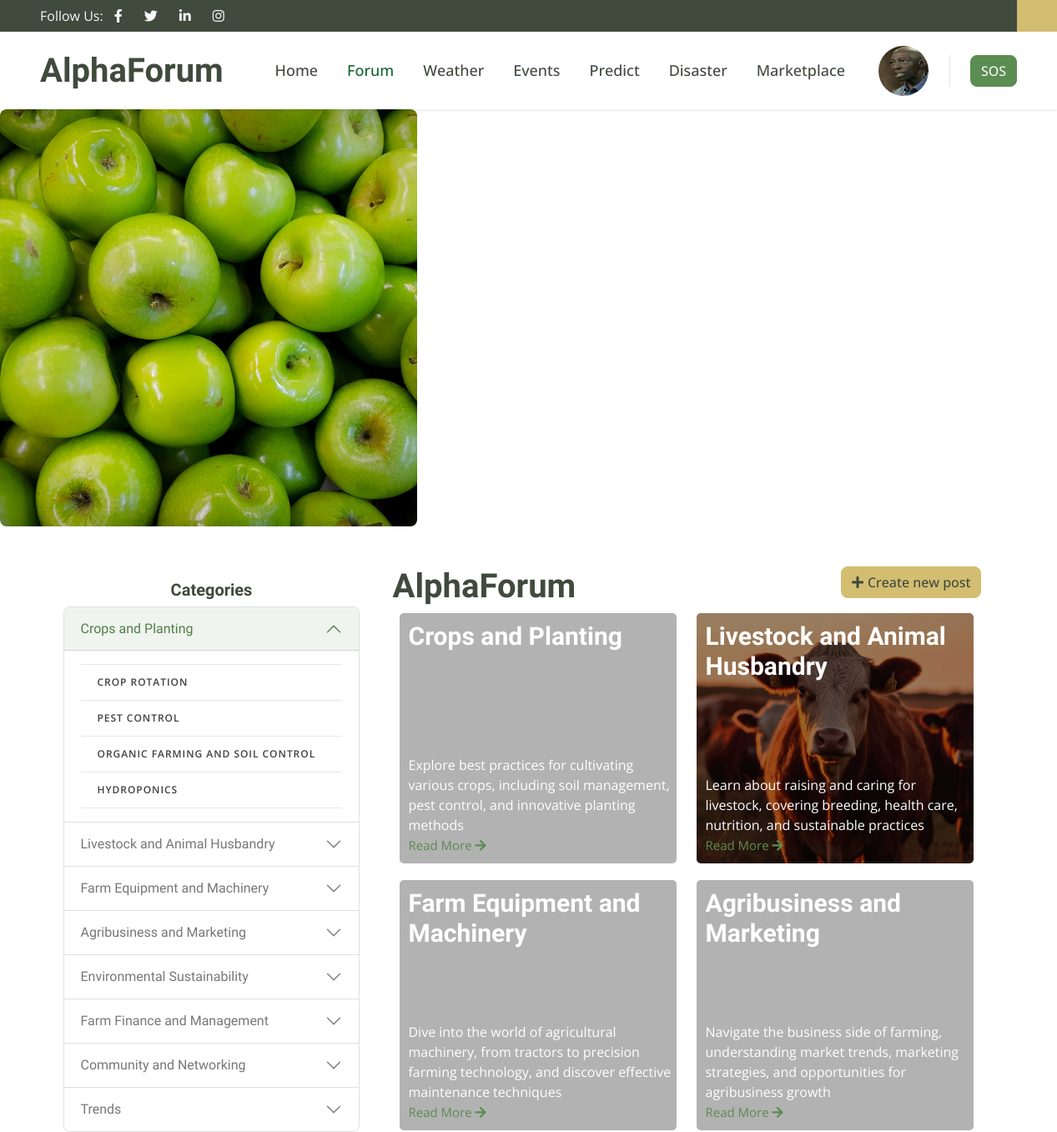
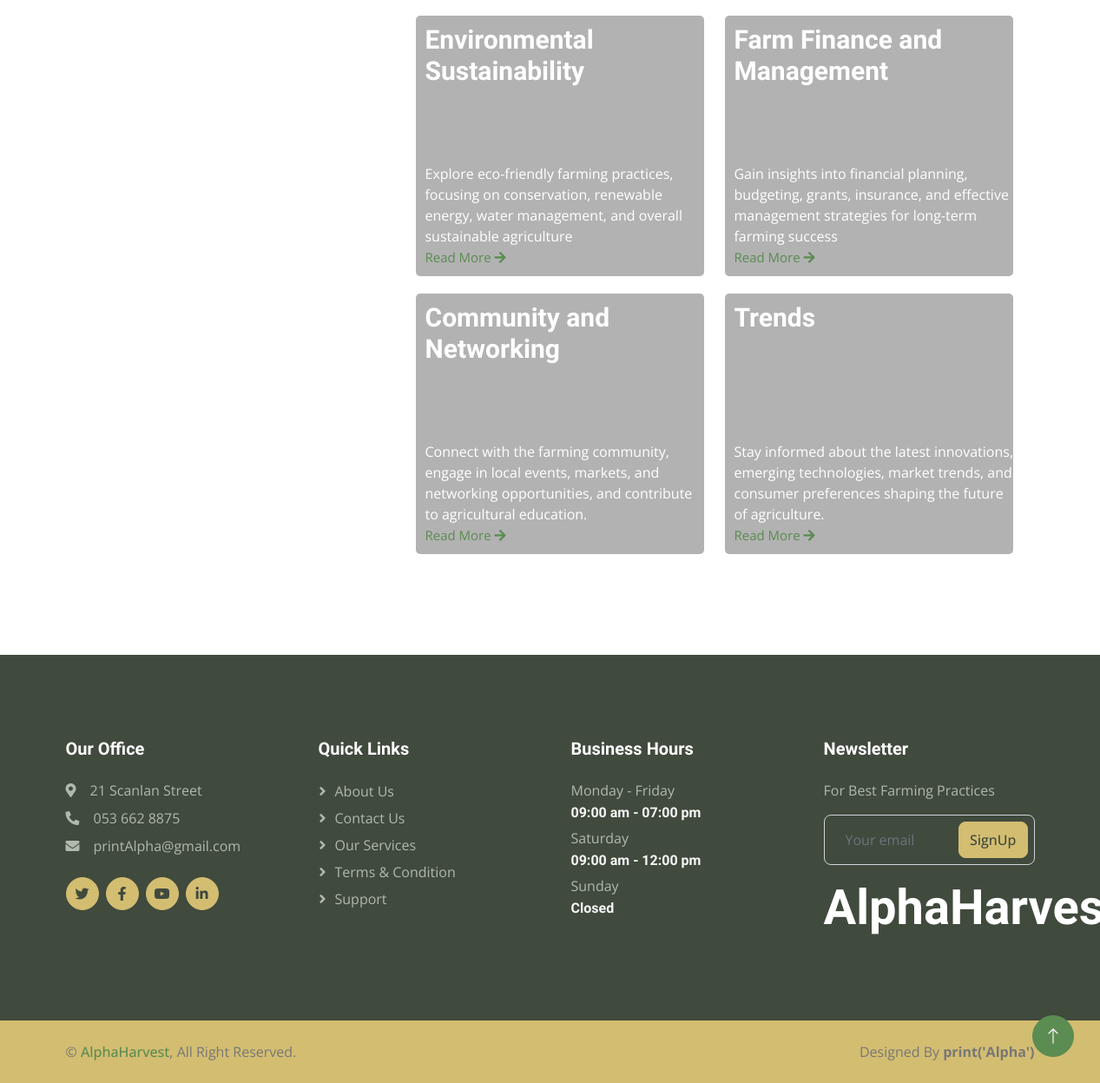
The page /forum/ (signed in) on the database its author committed (2 pictures, top to bottom).
### forum/models.py (models this page shows, shortened)
class Category(models.Model):
    name = models.CharField(max_length=255)
    description = models.TextField(max_length=255)
    image = models.ImageField(upload_to = 'forum/category_images', default='forum/category_images/default.jpg')
    class Meta:
        verbose_name = ('Category')
        verbose_name_plural = ('Categories')

class SubCategory(models.Model):
    category = models.ForeignKey(Category, on_delete=models.CASCADE)
    name = models.CharField(max_length=255)
    class Meta:
        verbose_name = ('SubCategory')
        verbose_name_plural = ('SubCategories')

### forum/views.py (the view)
# urls.py: path('forum/', include('forum.urls')),
def forum(request):
    categories = Category.objects.all().prefetch_related('subcategory_set')
    context = {
        'categories': categories
    }
    if request.user.is_authenticated:
        context['profile_picture'] = request.user.profile.profile_picture
        longevity_achievement(request, user_id=request.user.id)
    return render(request, 'forum/main.html', context)

### templates/forum/main.html (shortened to what this page needs)
{% extends 'base.html' %}
{% load static %}
{% block content %}
<header>
    <img src="{% static 'images\headers\1.png' %}" alt="Banner Image Description">
  </header>
<div class="container mt-5">
    <div class="row">
        {% include 'forum/forum_sidebar.html' %}
        <div class="col-lg-8 pb-5">
            <div class="col-md-12">
                <div class="row">
                    <div class="col-md-6 text-start">
                        <h1>AlphaForum</h1>
                    </div>
                    <div class="col-md-6 text-end">
                        <a href="{% url 'create_post' %}" class="btn btn-secondary"><i class="fa fa-plus" style="padding-right: 5px;" aria-hidden="true"></i>Create new post</a>
                    </div>
                </div>
            </div>
            <div class="container">
                <div class="row">
                    {% for category in categories %}
                        <div class="col-xs-12 col-sm-6">
                            <div class="forum-card">
                                <div class="forum-card-background" style="background: url('{{ category.image.url }}') center center / cover; background-color: rgba(0, 0, 0, 0.3); filter: brightness(60%);"></div>
                                <div class="forum-card-category"><h2 class="text-white" style="font-size: 30px;">{{ category.name }}</h2></div>
                                <div class="forum-card-description">
                                    <span style="color: white;">{{ category.description }}</span> <br>
                                    <a href="{% url 'sub_picker' category.id %}" class="forum-card-link">Read More <i class="fa fa-arrow-right" aria-hidden="true"></i></a>
                                </div>
                            </div>
                        </div>
                    {% endfor %}
                </div>
            </div>
        </div>
    </div>
</div>
{% endblock %}

### templates/base.html (shortened to what this page needs)
{% load static %}
<!DOCTYPE html>
<html lang="en">
<head>
    <link rel="stylesheet" href="https://maxcdn.bootstrapcdn.com/bootstrap/4.0.0/css/bootstrap.min.css">
    <link href="https://cdnjs.cloudflare.com/ajax/libs/font-awesome/5.10.0/css/all.min.css" rel="stylesheet">
    <link href="https://cdn.jsdelivr.net/npm/bootstrap-icons@1.4.1/font/bootstrap-icons.css" rel="stylesheet">
    <link href="{% static 'lib/animate/animate.min.css' %}" rel="stylesheet">
    <link href="{% static 'lib/owlcarousel/assets/owl.carousel.min.css' %}" rel="stylesheet">
    <link href="{% static 'lib/lightbox/css/lightbox.min.css' %}" rel="stylesheet">
    <link href="{% static 'css/bootstrap.min.css' %}" rel="stylesheet">
    <link href="{% static 'css/style.css' %}"  rel="stylesheet">
    <link rel="stylesheet" href="https://cdn.jsdelivr.net/npm/bootstrap-icons@1.11.3/font/bootstrap-icons.min.css">
    <link rel="stylesheet" type="text/css" href="{% static 'ckeditor/ckeditor.css' %}">
</head>
<body>
    <link rel="stylesheet" href="https://api.mapbox.com/mapbox-gl-js/plugins/mapbox-gl-geocoder/v5.0.0/mapbox-gl-geocoder.css" type="text/css">
    {% include 'includes/navbar.html' %}
    {% block content %}
    {% endblock %}
    {% include 'includes/footer.html' %}
</body>
</html>

### templates/includes/navbar.html (shortened to what this page needs)
{% load static %}
<div class="container-fluid bg-dark px-0">
    <div class="row g-0 d-none d-lg-flex">
        <div class="col-lg-4 ps-5 text-start">
            <div class="h-100 d-inline-flex align-items-center text-light">
                <span>Follow Us:</span>
                <a class="btn btn-link text-light" href="www.lipsum.com"><i class="fab fa-facebook-f"></i></a>
                <a class="btn btn-link text-light" href="www.lipsum.com"><i class="fab fa-twitter"></i></a>
                <a class="btn btn-link text-light" href="www.lipsum.com"><i class="fab fa-linkedin-in"></i></a>
                <a class="btn btn-link text-light" href="www.lipsum.com"><i class="fab fa-instagram"></i></a>
            </div>
        </div>
        <div class="col-lg-8 text-end order-lg-3">
            <div class="h-100 bg-secondary d-inline-flex align-items-center text-dark py-2 px-4">
            </div>
        </div>
    </div>
</div>
<nav class="navbar navbar-expand-lg bg-white navbar-light px-4 px-lg-5 shadow-sm">
    <a href="{% url 'home' %}" class="navbar-brand d-flex align-items-center">
        <h1 class="m-0 logo">{% if '/forum/' in request.path %}AlphaForum{% elif '/weather/' in request.path %}AlphaWeather{% elif '/noticeboard/' in request.path %}AlphaEvents{% else %}AlphaHarvest{% endif %}</h1>
    </a>
    <div class="collapse navbar-collapse" id="navbarCollapse">
        <div class="navbar-nav ms-auto p-4 p-lg-0">
            <a href="{% url 'home' %}" class="nav-item nav-link {% if '/' == request.path %}active{% endif %}">Home</a>
            <a href="{% url 'forum' %}" class="nav-item nav-link {% if '/forum/' in request.path %}active{% endif %}">Forum</a>
            <a href="{% url 'weather' %}" class="nav-item nav-link {% if '/weather/' in request.path %}active{% endif %}">Weather</a>
            <a href="{% url 'noticeboard' %}" class="nav-item nav-link {% if '/noticeboard/' in request.path %}active{% endif %}">Events</a>
            <a href="{% url 'predict_crop' %}" class="nav-item nav-link">Predict</a>
            <a href="{% url 'disaster_send' %}"  class="nav-item nav-link">Disaster</a>
            <a href="{% url 'index' %}" class="nav-item nav-link">Marketplace</a>
           {% if user.is_authenticated %}
            <div div class="profile-picture-container">
                {% if profile_picture %}
                    <a class="profile_picture" href="{% url 'edit_profile' %}"><img src="{{ profile_picture.url }}" alt=""></a>
                {% else %}
                    <a class="profile_picture" href="{% url 'edit_profile' %}"><img src="{% static 'images/default_profile.png' %}" alt=""></a>
                {% endif %}
            </div>
           {% endif %}
        </div>
        <div class="border-start ps-4 d-none d-lg-block">
            {% if user.is_authenticated %}
                <a href="{% url 'initiate_sos' %}"  class="btn btn-primary btn-block">SOS</a>
            {% else %}
                <a href="{% url 'login' %}"  class="btn btn-outline-primary btn-block">Get Started</a>
            {% endif %}
        </div>
    </div>
</nav>

### templates/forum/forum_sidebar.html
{% load static %}
<div class="col-lg-4 pb-4">
    <div class="sticky-top pt-3">
        <h5 class="text-center">Categories</h5>
        <div class="accordion" id="CategoryAccordion">
            {% for category in categories %}
                <div class="accordion-item">
                    <h2 class="accordion-header" id="heading{{ category.id }}">
                        <button class="accordion-button {% if category.id != 1 %}collapsed{% endif %}" type="button" data-bs-toggle="collapse" data-bs-target="#collapse{{ category.id }}" aria-expanded="{% if category.id == 1 %}true{% else %}false{% endif %}" aria-controls="collapse{{ category.id }}">
                            {{ category.name }}
                        </button>
                    </h2>
                    <div id="collapse{{ category.id }}" class="accordion-collapse collapse {% if category.id == 1 %}show{% endif %}" aria-labelledby="heading{{ category.id }}" data-bs-parent="#CategoryAccordion">
                        <div class="accordion-body">
                                <nav class="list-group list-group-flush" style="border-top: none;">
                                    {% for subcategory in category.subcategory_set.all %}
                                        <a href="{% url 'sub_picker_with_subcategory' category_id=category.id subcategory_id=subcategory.id %}" class="list-group-item">{{ subcategory.name }}</a>
                                    {% endfor %}
                                </nav>
                        </div>
                    </div>
                </div>
            {% endfor %}
        </div>
    </div>
</div>

### templates/includes/footer.html
{% load static %}
    <div class="container-fluid bg-dark footer mt-5 py-5 wow fadeIn" id="footer" data-wow-delay="0.1s">
        <div class="container py-5">
            <div class="row g-5">
                <div class="col-lg-3 col-md-6">
                    <h5 class="text-white mb-4">Our Office</h5>
                    <p class="mb-2"><i class="fa fa-map-marker-alt me-3"></i>21 Scanlan Street</p>
                    <p class="mb-2"><i class="fa fa-phone-alt me-3"></i>053 662 8875</p>
                    <p class="mb-2"><i class="fa fa-envelope me-3"></i>printAlpha@gmail.com</p>
                    <div class="d-flex pt-3">
                        <a class="btn btn-square btn-secondary rounded-circle me-2" href="www.lipsum.com"><i class="fab fa-twitter"></i></a>
                        <a class="btn btn-square btn-secondary rounded-circle me-2" href="www.lipsum.com"><i class="fab fa-facebook-f"></i></a>
                        <a class="btn btn-square btn-secondary rounded-circle me-2" href="www.lipsum.com"><i class="fab fa-youtube"></i></a>
                        <a class="btn btn-square btn-secondary rounded-circle me-2" href="www.lipsum.com"><i class="fab fa-linkedin-in"></i></a>
                    </div>
                </div>
                <div class="col-lg-3 col-md-6">
                    <h5 class="text-white mb-4">Quick Links</h5>
                    <a class="btn btn-link" href="">About Us</a>
                    <a class="btn btn-link" href="">Contact Us</a>
                    <a class="btn btn-link" href="">Our Services</a>
                    <a class="btn btn-link" href="">Terms & Condition</a>
                    <a class="btn btn-link" href="">Support</a>
                </div>
                <div class="col-lg-3 col-md-6">
                    <h5 class="text-white mb-4">Business Hours</h5>
                    <p class="mb-1">Monday - Friday</p>
                    <h6 class="text-light">09:00 am - 07:00 pm</h6>
                    <p class="mb-1">Saturday</p>
                    <h6 class="text-light">09:00 am - 12:00 pm</h6>
                    <p class="mb-1">Sunday</p>
                    <h6 class="text-light">Closed</h6>
                </div>
                <div class="col-lg-3 col-md-6">
                    <h5 class="text-white mb-4">Newsletter</h5>
                    <p>For Best Farming Practices</p>
                    <div class="position-relative w-100">
                        <input class="form-control bg-transparent w-100 py-3 ps-4 pe-5" type="text" placeholder="Your email">
                        <button type="button" class="btn btn-secondary py-2 position-absolute top-0 end-0 mt-2 me-2">SignUp</button>
                        <h1 class="m-0 display-4 logo text-white text-center pt-3">AlphaHarvest</h1>
                    </div>
                </div>
            </div>
        </div>
    </div>
    <div class="container-fluid bg-secondary text-body copyright py-4">
        <div class="container">
            <div class="row">
                <div class="col-md-6 text-center text-md-start mb-3 mb-md-0">
                    &copy; <a class="fw-semi-bold" href="#">AlphaHarvest</a>, All Right Reserved.
                </div>
                <div class="col-md-6 text-center text-md-end">
                    Designed By <a class="fw-semi-bold"><b>print('Alpha')</b></a>
                </div>
            </div>
        </div>
    </div>
    <a href="#" class="btn btn-lg btn-primary btn-lg-square rounded-circle back-to-top"><i class="bi bi-arrow-up"></i></a>

### static/css/style.css (style rules this page uses)
:root { --primary: #116530; --secondary: #D3BD71; --light: #F7F7F7; --dark: #404A3D; }
.back-to-top { position: fixed; display: none; right: 30px; bottom: 30px; z-index: 99; }
.fw-semi-bold { font-weight: 500 !important; }
.btn { transition: .5s; font-weight: 500; }
.btn-primary, .btn-outline-primary:hover { color: var(--light); }
.btn-secondary, .btn-outline-secondary:hover { color: var(--dark); }
.btn-square { width: 38px; height: 38px; }
.btn-lg-square { width: 48px; height: 48px; }
.btn-square, .btn-sm-square, .btn-lg-square { padding: 0; display: flex; align-items: center; justify-content: center; font-weight: normal; }
.navbar .navbar-nav .nav-link { margin-right: 35px; padding: 25px 0; color: var(--dark); font-size: 18px; font-weight: 500; outline: none; }
.navbar .navbar-nav .nav-link:hover, .navbar .navbar-nav .nav-link.active { color: var(--primary); }
.footer { color: #B0B9AE; }
.footer .btn.btn-link { display: block; margin-bottom: 5px; padding: 0; text-align: left; color: #B0B9AE; font-weight: normal; text-transform: capitalize; transition: .3s; }
.footer .btn.btn-link::before { position: relative; content: "\f105"; font-family: "Font Awesome 5 Free"; font-weight: 900; margin-right: 10px; }
.logo { font-family: 'Amatic SC', sans-serif; }
.list-group-flush:last-child .list-group-item:last-child { border-bottom: 0; }
.list-group-flush .list-group-item { border-right: 0 !important; border-left: 0 !important; }
.list-group-flush .list-group-item { border-right: 0; border-left: 0; border-radius: 0; }
.list-group-item:last-child { margin-bottom: 0; border-bottom-right-radius: .25rem; border-bottom-left-radius: .25rem; }
a.list-group-item, .list-group-item-action { color: #404040; font-weight: 600; }
.list-group-item { padding-top: 16px; padding-bottom: 16px; -webkit-transition: all .3s; transition: all .3s; border: 1px solid #e7e7e7 !important; border-radius: 0 !important; color: #404040; font-size: 12px; font-weight: 600; letter-spacing: .08em; text-transform: uppercase; text-decoration: none; }
.list-group-item { position: relative; display: block; padding: .75rem 1.25rem; margin-bottom: -1px; background-color: #fff; border: 1px solid rgba(0,0,0,0.125); }
.list-group-item::before { display: block; position: absolute; top: 0; left: 0; width: 3px; height: 100%; background-color: transparent; content: ''; }

### templates/includes/navbar.html (style rules this page uses)
.profile-picture-container { display: inline-flex; align-items: center; margin-right: 25px; }
.profile_picture { border-radius: 50%; overflow: hidden; width: 60px; height: 60px; margin-left: 5px; }
.profile_picture img { width: 100%; height: 100%; object-fit: cover; }

### templates/forum/main.html (style rules this page uses)
.forum-card { height: 300px; background-size: cover !important; color: white; position: relative; border-radius: 5px; margin-bottom: 20px; transition: 0.3s ease-in-out; overflow: hidden; }
.forum-card-background { height: 100%; width: 100%; position: absolute; top: 0; left: 0; }
.forum-card-category { position: absolute; top: 10px; left: 10px; font-size: 20px; }
.forum-card-description { position: absolute; bottom: 10px; left: 10px; }
.forum-card-description a { font-size: 15px; }
img { max-width: 100%; height: auto; border-radius: 8px; }

### rows shown on the page
Category: name "Crops and Planting", description "Explore best practices for cultivating various crops, including soil management, pest control, and innovative planting methods"
SubCategory: name "CROP ROTATION"
SubCategory: name "PEST CONTROL"
SubCategory: name "ORGANIC FARMING AND SOIL CONTROL"
SubCategory: name "HYDROPONICS"
Category: name "Livestock and Animal Husbandry", image (picture), description "Learn about raising and caring for livestock, covering breeding, health care, nutrition, and sustainable practices"
Category: name "Farm Equipment and Machinery", description "Dive into the world of agricultural machinery, from tractors to precision farming technology, and discover effective maintenance techniques"
Category: name "Agribusiness and Marketing", description "Navigate the business side of farming, understanding market trends, marketing strategies, and opportunities for agribusiness growth"
Category: name "Environmental Sustainability", description "Explore eco-friendly farming practices, focusing on conservation, renewable energy, water management, and overall sustainable agriculture"
Category: name "Farm Finance and Management", description "Gain insights into financial planning, budgeting, grants, insurance, and effective management strategies for long-term farming success"
Category: name "Community and Networking", description "Connect with the farming community, engage in local events, markets, and networking opportunities, and contribute to agricultural education."
Category: name "Trends", description "Stay informed about the latest innovations, emerging technologies, market trends, and consumer preferences shaping the future of agriculture."
